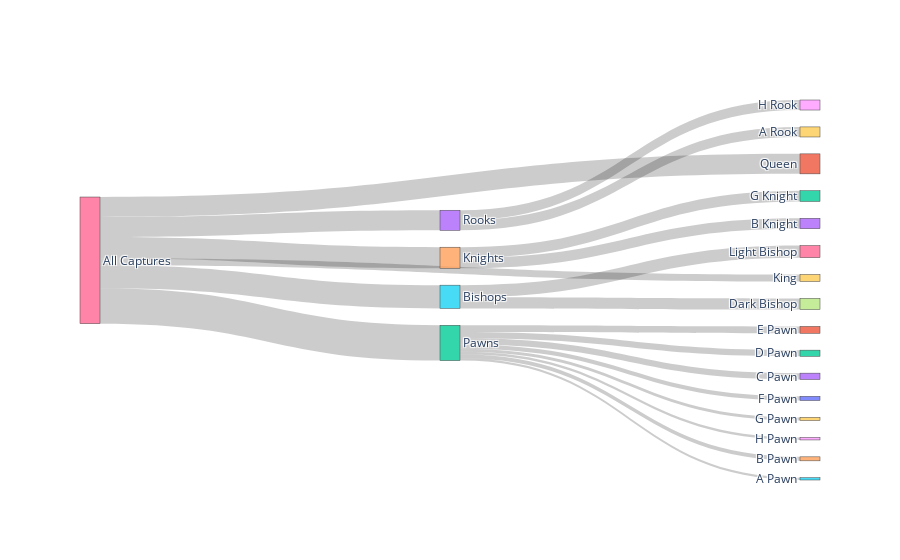

Notebook code for this chart:
### Code cell
black_fig

### Figure 1 — Plotly figure (JSON) as saved in the notebook; plotly's stock layout.template omitted (floating-point values rounded to 4 significant figures)
{"data": [{"link": {"source": [32, 32, 32, 32, 32, 32, 32, 32, 33, 33, 34, 34, 35, 35, 36, 36, 36, 36, 36, 36], "target": [8, 9, 10, 11, 12, 13, 14, 15, 18, 19, 22, 23, 26, 27, 29, 31, 32, 33, 34, 35], "value": [750575, 926304, 1218487, 2011672, 1802201, 1862635, 1177573, 673187, 2957258, 2969345, 3140843, 3072788, 3553436, 3295119, 2058253, 5896866, 10422634, 5926603, 6213631, 6848555]}, "node": {"label": ["A Pawn", "B Pawn", "C Pawn", "D Pawn", "E Pawn", "F Pawn", "G Pawn", "H Pawn", "H Pawn", "G Pawn", "F Pawn", "E Pawn", "D Pawn", "C Pawn", "B Pawn", "A Pawn", "A Rook", "H Rook", "H Rook", "A Rook", "B Knight", "G Knight", "G Knight", "B Knight", "Dark Bishop", "Light Bishop", "Light Bishop", "Dark Bishop", "King", "King", "Queen", "Queen", "Pawns", "Rooks", "Knights", "Bishops", "All Captures"]}, "type": "sankey"}], "layout": {}}
